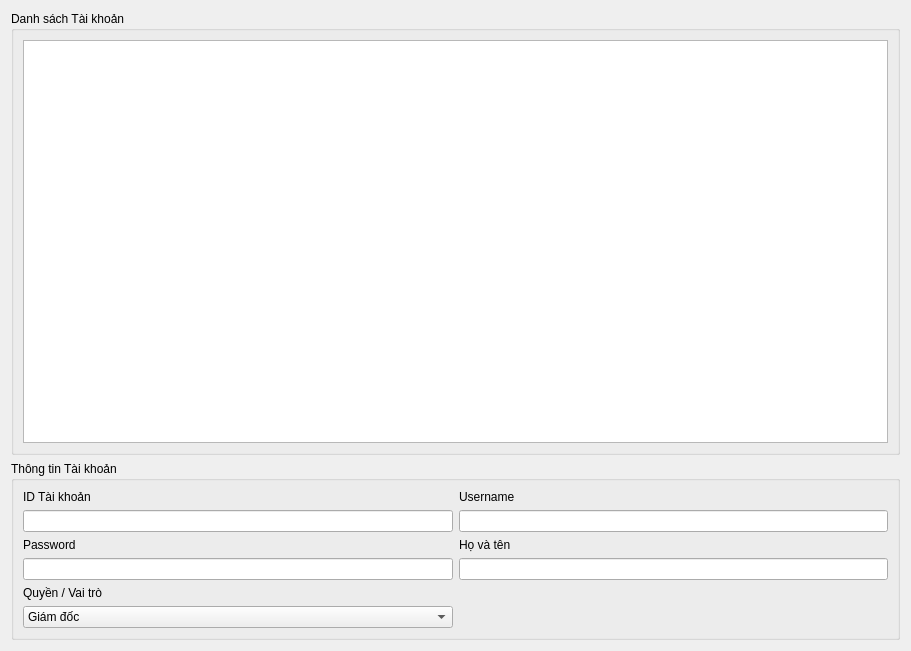
<?xml version="1.0" encoding="UTF-8"?>
<ui version="4.0">
 <class>FormTaiKhoan</class>
 <widget class="QWidget" name="FormTaiKhoan">
  <property name="geometry">
   <rect>
    <x>0</x>
    <y>0</y>
    <width>911</width>
    <height>651</height>
   </rect>
  </property>
  <layout class="QVBoxLayout" name="mainLayout">
   <item>
    <widget class="QGroupBox" name="groupList">
     <property name="title">
      <string>Danh sách Tài khoản</string>
     </property>
     <layout class="QVBoxLayout">
      <item>
       <widget class="QTableWidget" name="tableTaiKhoan">
        <property name="selectionBehavior">
         <enum>QAbstractItemView::SelectRows</enum>
        </property>
       </widget>
      </item>
     </layout>
    </widget>
   </item>
   <item>
    <widget class="QGroupBox" name="groupEdit">
     <property name="maximumSize">
      <size>
       <width>16777215</width>
       <height>250</height>
      </size>
     </property>
     <property name="title">
      <string>Thông tin Tài khoản</string>
     </property>
     <layout class="QGridLayout" name="gridLayout">
      <item row="0" column="0">
       <widget class="QLabel" name="label_ID">
        <property name="text">
         <string>ID Tài khoản</string>
        </property>
       </widget>
      </item>
      <item row="1" column="0">
       <widget class="QLineEdit" name="txtID">
        <property name="readOnly">
         <bool>true</bool>
        </property>
       </widget>
      </item>
      <item row="0" column="1">
       <widget class="QLabel" name="label_User">
        <property name="text">
         <string>Username</string>
        </property>
       </widget>
      </item>
      <item row="1" column="1">
       <widget class="QLineEdit" name="txtUsername"/>
      </item>
      <item row="2" column="0">
       <widget class="QLabel" name="label_Pass">
        <property name="text">
         <string>Password</string>
        </property>
       </widget>
      </item>
      <item row="3" column="0">
       <widget class="QLineEdit" name="txtPassword"/>
      </item>
      <item row="2" column="1">
       <widget class="QLabel" name="label_HoTen">
        <property name="text">
         <string>Họ và tên</string>
        </property>
       </widget>
      </item>
      <item row="3" column="1">
       <widget class="QLineEdit" name="txtHoTen"/>
      </item>
      <item row="4" column="0">
       <widget class="QLabel" name="label_Quyen">
        <property name="text">
         <string>Quyền / Vai trò</string>
        </property>
       </widget>
      </item>
      <item row="5" column="0">
       <widget class="QComboBox" name="cbQuyen">
        <item>
         <property name="text">
          <string>Giám đốc</string>
         </property>
        </item>
        <item>
         <property name="text">
          <string>Quản lý</string>
         </property>
        </item>
       </widget>
      </item>
     </layout>
    </widget>
   </item>
  </layout>
 </widget>
 <resources/>
 <connections/>
</ui>
